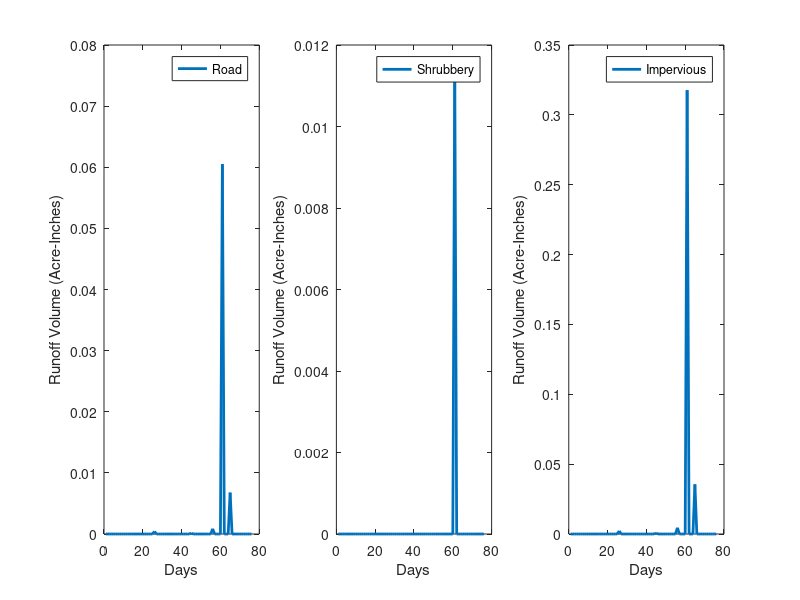

The MATLAB script that drew this image:
clearvars;
clc;

load('RUNOFF_kdm_pred.mat');

%1 : Cafe (outer only) = 74
%2 : Open Lawn = 67.5
%3 : Road = 98
%4 : Pavement = 89 
%5 : Shrubbery = 58
%6 : Impervious = 98

area = [0 0 0.04 0 1.04 0.21];


figure(1);
subplot(1,3,1);
xlim([1 size(RUNOFF_kdm_pred,1)]);
plot(1:size(RUNOFF_kdm_pred,1),RUNOFF_kdm_pred(:,4)*area(3),'linewidth',2); hold on;
xlabel('Days'); ylabel('Runoff Volume (Acre-Inches)'); legend('Road');

subplot(1,3,2);
xlim([1 size(RUNOFF_kdm_pred,1)]);
plot(1:size(RUNOFF_kdm_pred,1),RUNOFF_kdm_pred(:,6)*area(5),'linewidth',2); hold on;
xlabel('Days'); ylabel('Runoff Volume (Acre-Inches)'); legend('Shrubbery');

subplot(1,3,3); 
xlim([1 size(RUNOFF_kdm_pred,1)]);
plot(1:size(RUNOFF_kdm_pred,1),RUNOFF_kdm_pred(:,7)*area(6),'linewidth',2); hold on;
xlabel('Days'); ylabel('Runoff Volume (Acre-Inches)'); legend('Impervious');